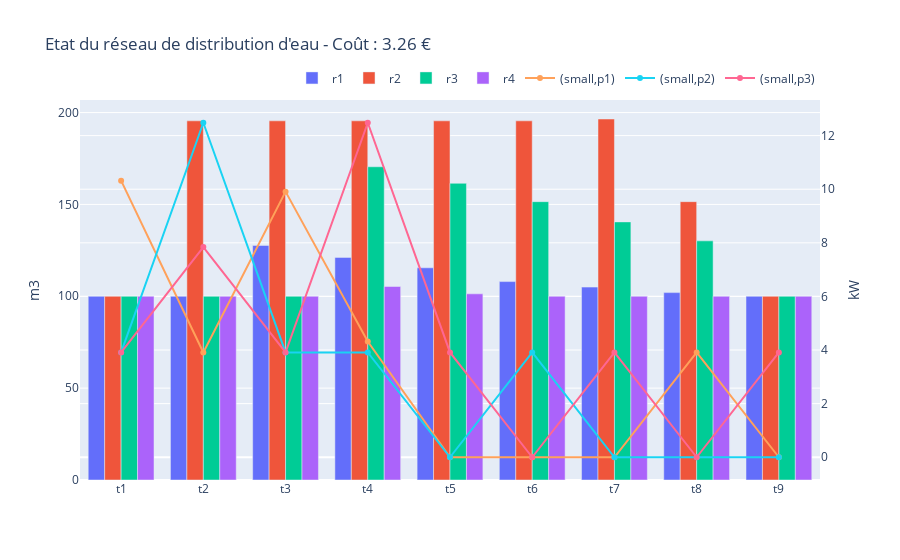

Notebook code cell kept with this figure:
### Code cell
fig = go.Figure()
for n in Volume.index.get_level_values(0).unique():
    if n.startswith("r"):
        # print(Volume.loc[n])
        fig.add_trace(
            go.Bar(
                x   =   Volume.loc[n].index,
                y   =   Volume.loc[n].iloc[:,0],
                name=   n
            )
        )
for c in Conso.index.get_level_values(0).unique():
    for d in Conso.index.get_level_values(1).unique():
        fig.add_trace(
            go.Scatter(
                x   =   Conso.loc[c,d].index,
                y   =   Conso.loc[c,d].iloc[:,0],
                yaxis="y2",
                name=   f"({c},{d})"
            )
        )
fig.update_layout(
        legend=dict(
            orientation="h",
            yanchor="bottom",
            y=1.02,
            xanchor="right",
            x=1
            ),
        hovermode='x',
        yaxis=dict(
            title="m3" ,
            # range=[0,df["Consommation (MW)"].max()*1.1]
            ),
        yaxis2=dict(title="kW",
        # range=[df["Coût MWh"].min()*0.95,df["Coût MWh"].max()*1.1],
        anchor="free",
        overlaying="y",
        side="right",
        position=1
        ),
        title = f"Etat du réseau de distribution d'eau - Coût : {Z.iloc[0,0]} €"
    )
fig.show()
fig.write_html("result.html")

### Figure 1 — Plotly figure (JSON) as saved in the notebook; plotly's stock layout.template omitted (floating-point values rounded to 4 significant figures)
{"data": [{"name": "r1", "type": "bar", "x": ["t1", "t2", "t3", "t4", "t5", "t6", "t7", "t8", "t9"], "y": [100, 100, 127.7, 121.2, 115.5, 108, 105, 102, 100]}, {"name": "r2", "type": "bar", "x": ["t1", "t2", "t3", "t4", "t5", "t6", "t7", "t8", "t9"], "y": [100, 195.5, 195.5, 195.5, 195.5, 195.5, 196.5, 151.5, 100]}, {"name": "r3", "type": "bar", "x": ["t1", "t2", "t3", "t4", "t5", "t6", "t7", "t8", "t9"], "y": [100, 100, 100, 170.5, 161.5, 151.5, 140.5, 130.2, 100]}, {"name": "r4", "type": "bar", "x": ["t1", "t2", "t3", "t4", "t5", "t6", "t7", "t8", "t9"], "y": [100, 100, 100, 105.3, 101.3, 100, 100, 100, 100]}, {"name": "(small,p1)", "type": "scatter", "x": ["t1", "t2", "t3", "t4", "t5", "t6", "t7", "t8", "t9"], "y": [10.32, 3.91, 9.91, 4.32, 0, 0, 0, 3.91, 0], "yaxis": "y2"}, {"name": "(small,p2)", "type": "scatter", "x": ["t1", "t2", "t3", "t4", "t5", "t6", "t7", "t8", "t9"], "y": [3.91, 12.48, 3.91, 3.91, 0, 3.91, 0, 0, 0], "yaxis": "y2"}, {"name": "(small,p3)", "type": "scatter", "x": ["t1", "t2", "t3", "t4", "t5", "t6", "t7", "t8", "t9"], "y": [3.91, 7.84, 3.91, 12.48, 3.91, 0, 3.91, 0, 3.91], "yaxis": "y2"}], "layout": {"hovermode": "x", "legend": {"orientation": "h", "x": 1, "xanchor": "right", "y": 1.02, "yanchor": "bottom"}, "title": {"text": "Etat du réseau de distribution d'eau - Coût : 3.26 €"}, "yaxis": {"title": {"text": "m3"}}, "yaxis2": {"anchor": "free", "overlaying": "y", "position": 1, "side": "right", "title": {"text": "kW"}}}}
